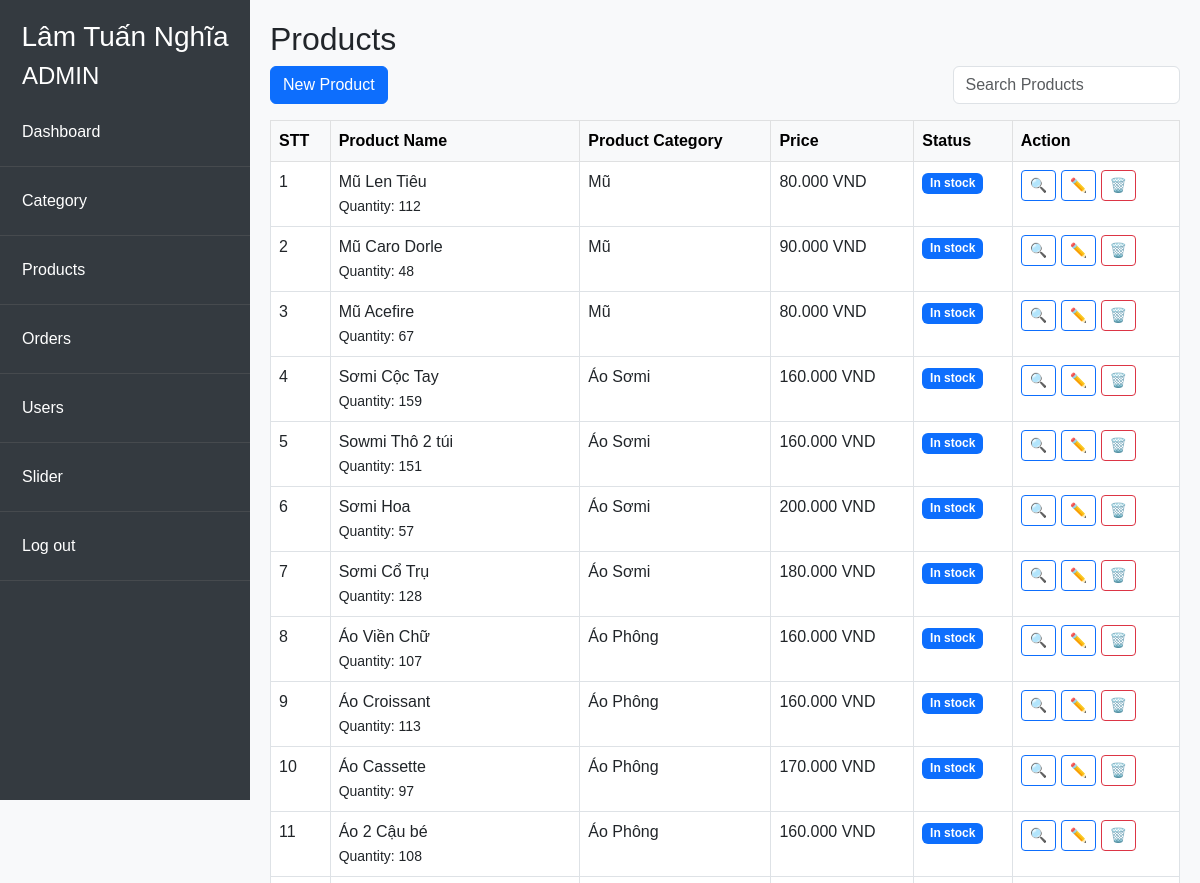
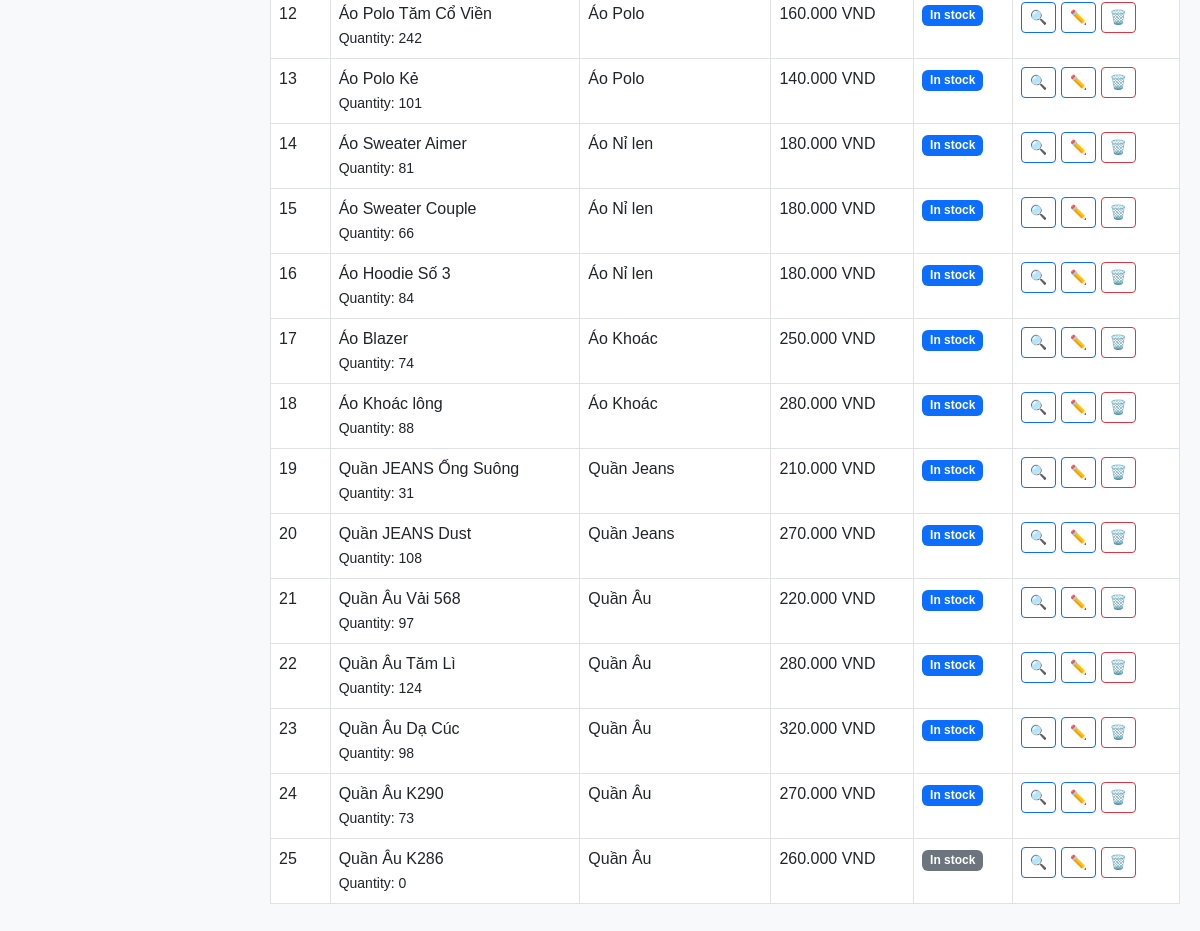
The app's page /admin/index.php?page_layout=products (signed in) with its own data (2 pictures, top to bottom).
### tables this page shows
CREATE TABLE IF NOT EXISTS `product` (
  `id` int(11) NOT NULL AUTO_INCREMENT,
  `name` varchar(255) NOT NULL,
  `quantity` int(11) NOT NULL DEFAULT 0,
  `price` int(11) NOT NULL,
  `status` enum('In stock','Pre order','Sold out') NOT NULL DEFAULT 'In stock',
  `category_id` int(11) NOT NULL,
  PRIMARY KEY (`id`),
  KEY `product_id` (`id`),
  KEY `category_id` (`category_id`)
);

CREATE TABLE IF NOT EXISTS `categories` (
  `id` int(11) NOT NULL AUTO_INCREMENT,
  `cate_id` int(11) NOT NULL,
  `name` varchar(255) NOT NULL,
  PRIMARY KEY (`id`),
  KEY `category_id` (`id`),
  KEY `cate_id` (`cate_id`)
);

### admin/products.php (the view, shortened to what this page needs)
<?php
include "../config/connect.php";
$sql = "SELECT p.id, p.name as ProName, c.name, p.price, p.quantity , p.status
        FROM product p
        JOIN categories c ON p.category_id = c.id
        GROUP BY p.id
        ORDER BY p.id DESC";
$result = mysqli_query($conn, $sql);
$stt = 1;
?>
<div class="content">
    <h2>Products</h2>
    <div class="d-flex justify-content-between mb-3">
        <a class="btn btn-primary" href="index.php?page_layout=newproduct">New Product</a>
        <input type="text" id="search" class="form-control w-25" placeholder="Search Products">
    </div>
    <table class="table table-bordered">
        <thead class="table-light">
            <tr>
                <th>STT</th>
                <th>Product Name</th>
                <th>Product Category</th>
                <th>Price</th>
                <th>Status</th>
                <th>Action</th>
            </tr>
        </thead>
        <tbody id="productList">
            <?php while ($product = mysqli_fetch_assoc($result)): ?>
            <tr class="<?= $product['quantity'] == 0 ? 'sold-out' : '' ?>">
                <td><?= $stt++; ?></td>
                <td>
                    <?= $product['ProName'] ?><br>
                    <small>Quantity: <?= $product['quantity'] ?></small>
                </td>
                <td><?= $product['name'] ?></td>
                <td><?= number_format($product['price'], 0, ',', '.') ?> VND</td>
                <td>
                    <span class="badge <?= $product['quantity'] == 0 ? 'bg-secondary' : 'bg-primary' ?>">
                        <?= $product['status'] ?>
                    </span>
                </td>
                <td>
                    <a href="index.php?page_layout=detailproduct&id=<?= $product['id'] ?>" class="btn btn-sm btn-outline-primary">🔍</a>
                    <?php if ($_SESSION['admin_role'] == 'admin') {?>
                        <a href="index.php?page_layout=editnewpro&id=<?= $product['id'] ?>" class="btn btn-sm btn-outline-primary">✏️</a>
                        <a href="deleteproduct.php?id=<?= $product['id'] ?>" class="btn btn-sm btn-outline-danger" onclick="return confirm('Bạn có chắc chắn muốn xóa?');">🗑️</>
                    <?php }?>
                </td>
            </tr>
            <?php endwhile; ?>
        </tbody>
    </table>
</div>

### assets/css/admin.css (style rules this page uses)
body { font-family: Arial, sans-serif; background-color: #f8f9fa; }
.content { margin-left: 250px; padding: 20px; }

### records on screen
product: name "Mũ Len Tiêu", quantity "112", category.name "Mũ", price "80.000", status "In stock"
product: name "Mũ Caro Dorle", quantity "48", category.name "Mũ", price "90.000", status "In stock"
product: name "Mũ Acefire", quantity "67", category.name "Mũ", price "80.000", status "In stock"
product: name "Sơmi Cộc Tay", quantity "159", category.name "Áo Sơmi", price "160.000", status "In stock"
product: name "Sowmi Thô 2 túi", quantity "151", category.name "Áo Sơmi", price "160.000", status "In stock"
product: name "Sơmi Hoa", quantity "57", category.name "Áo Sơmi", price "200.000", status "In stock"
product: name "Sơmi Cổ Trụ", quantity "128", category.name "Áo Sơmi", price "180.000", status "In stock"
product: name "Áo Viền Chữ", quantity "107", category.name "Áo Phông", price "160.000", status "In stock"
product: name "Áo Croissant", quantity "113", category.name "Áo Phông", price "160.000", status "In stock"
product: name "Áo Cassette", quantity "97", category.name "Áo Phông", price "170.000", status "In stock"
product: name "Áo 2 Cậu bé", quantity "108", category.name "Áo Phông", price "160.000", status "In stock"
product: name "Áo Polo Tăm Cổ Viền", quantity "242", category.name "Áo Polo", price "160.000", status "In stock"
product: name "Áo Polo Kẻ", quantity "101", category.name "Áo Polo", price "140.000", status "In stock"
product: name "Áo Sweater Aimer", quantity "81", category.name "Áo Nỉ len", price "180.000", status "In stock"
product: name "Áo Sweater Couple", quantity "66", category.name "Áo Nỉ len", price "180.000", status "In stock"
product: name "Áo Hoodie Số 3", quantity "84", category.name "Áo Nỉ len", price "180.000", status "In stock"
product: name "Áo Blazer", quantity "74", category.name "Áo Khoác", price "250.000", status "In stock"
product: name "Áo Khoác lông", quantity "88", category.name "Áo Khoác", price "280.000", status "In stock"
product: name "Quần JEANS Ống Suông", quantity "31", category.name "Quần Jeans", price "210.000", status "In stock"
product: name "Quần JEANS Dust", quantity "108", category.name "Quần Jeans", price "270.000", status "In stock"
product: name "Quần Âu Vải 568", quantity "97", category.name "Quần Âu", price "220.000", status "In stock"
product: name "Quần Âu Tăm Lì", quantity "124", category.name "Quần Âu", price "280.000", status "In stock"
product: name "Quần Âu Dạ Cúc", quantity "98", category.name "Quần Âu", price "320.000", status "In stock"
product: name "Quần Âu K290", quantity "73", category.name "Quần Âu", price "270.000", status "In stock"
product: name "Quần Âu K286", quantity "0", category.name "Quần Âu", price "260.000", status "In stock"

### other values on screen
$_SESSION['admin_name'] "Lâm Tuấn Nghĩa"
$_SESSION['admin_role'] "ADMIN"
